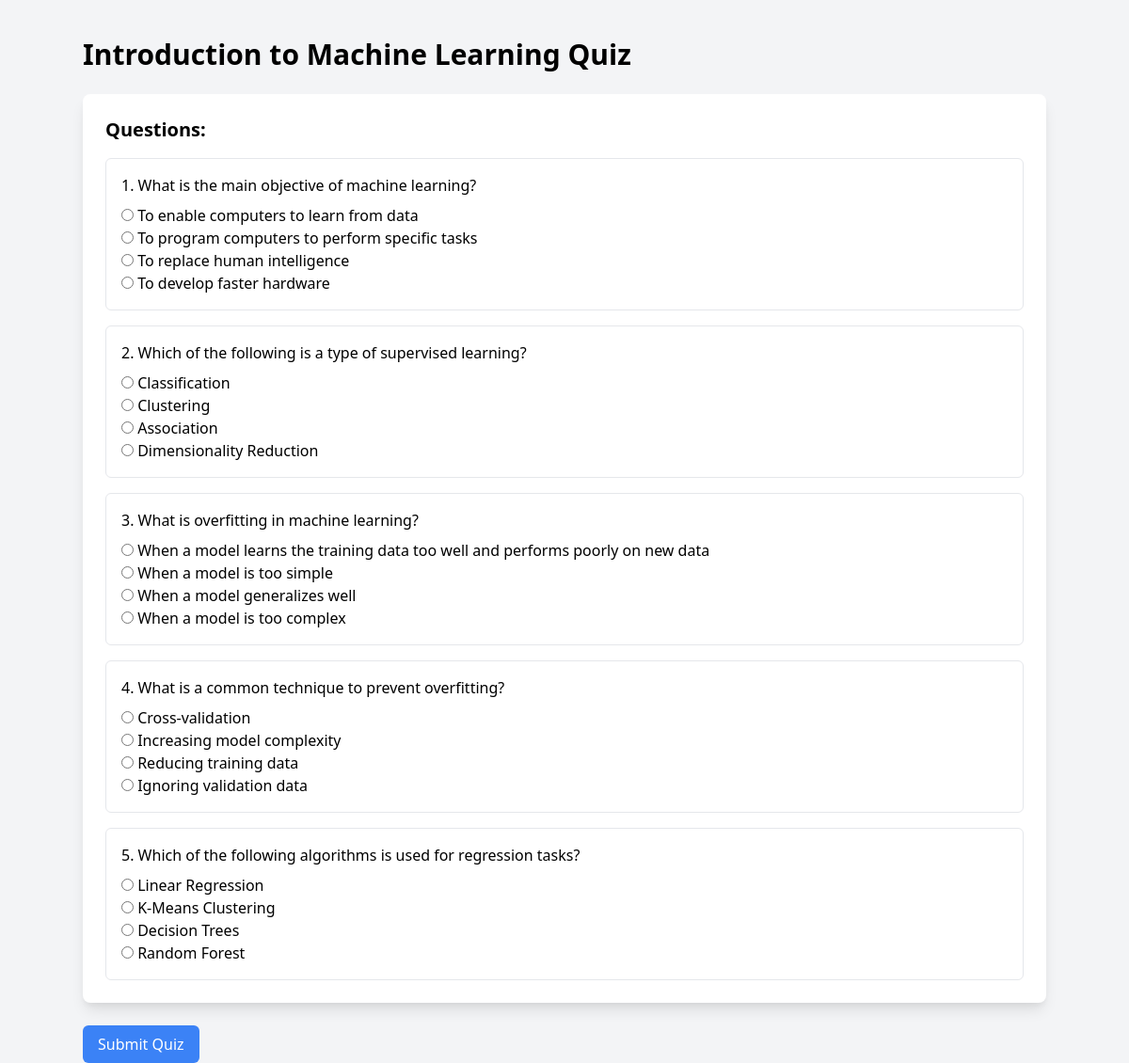
The page /quiz/20/ (signed in) on the database its author committed.
### apps/models.py (models this page shows, shortened)
class Quiz(models.Model):
    title = models.CharField(max_length=200)
    course = models.ForeignKey(
        Course, on_delete=models.CASCADE, null=True, blank=True)
    is_premium = models.BooleanField(default=False)

class Question(models.Model):
    quiz = models.ForeignKey(
        Quiz, on_delete=models.CASCADE, related_name='questions')
    text = models.TextField()

class Answer(models.Model):
    question = models.ForeignKey(
        Question, on_delete=models.CASCADE, related_name='answers')
    text = models.CharField(max_length=200)
    is_correct = models.BooleanField(default=False)

### apps/views.py (the view, shortened to what this page needs)
# urls.py: path('quiz/<int:quiz_id>/', views.quiz_view, name='quiz'),
@login_required
def quiz_view(request, quiz_id):
    quiz = get_object_or_404(Quiz, id=quiz_id)
    questions = quiz.questions.prefetch_related('answers')
    return render(request, 'quiz.html', {'quiz': quiz, 'questions': questions})

### apps/templates/quiz.html (shortened to what this page needs)
{%block content %}
<!DOCTYPE html>
<html lang="en">
<head>
    <link href="https://cdn.jsdelivr.net/npm/tailwindcss@2.2.19/dist/tailwind.min.css" rel="stylesheet">
</head>
<body class="bg-gray-100">
    <div class="container mx-auto mt-10">
        <h1 class="text-3xl font-bold mb-6">{{ quiz.title }}</h1>
        <form method="POST" action="">
            <div class="bg-white p-6 rounded-lg shadow-lg">
                <h2 class="text-xl font-semibold mb-4">Questions:</h2>
                <ul class="space-y-4">
                    {% for question in questions %}
                        <li class="p-4 border border-gray-200 rounded-md">
                            <p class="font-medium">{{ forloop.counter }}. {{ question.text }}</p>
                            <div class="mt-2">
                                {% for answer in question.answers.all %}
                                    <label class="block">
                                        <input type="radio" name="{{ question.id }}" value="{{ answer.id }}">
                                        {{ answer.text }}
                                    </label>
                                {% endfor %}
                            </div>
                        </li>
                    {% empty %}
                        <li class="text-gray-500">No questions available for this quiz.</li>
                    {% endfor %}
                </ul>
            </div>
            <div class="mt-6">
                <button type="submit" class="bg-blue-500 text-white px-4 py-2 rounded-md hover:bg-blue-600">
                    Submit Quiz
                </button>
            </div>
        </form>
    </div>
</body>
</html>
{% endblock content %}

### rows shown on the page
Quiz: title "Introduction to Machine Learning Quiz"
Question: text "What is the main objective of machine learning?"
Answer: text "To enable computers to learn from data"
Answer: text "To program computers to perform specific tasks"
Answer: text "To replace human intelligence"
Answer: text "To develop faster hardware"
Question: text "Which of the following is a type of supervised learning?"
Answer: text "Classification"
Answer: text "Clustering"
Answer: text "Association"
Answer: text "Dimensionality Reduction"
Question: text "What is overfitting in machine learning?"
Answer: text "When a model learns the training data too well and performs poorly on new data"
Answer: text "When a model is too simple"
Answer: text "When a model generalizes well"
Answer: text "When a model is too complex"
Question: text "What is a common technique to prevent overfitting?"
Answer: text "Cross-validation"
Answer: text "Increasing model complexity"
Answer: text "Reducing training data"
Answer: text "Ignoring validation data"
Question: text "Which of the following algorithms is used for regression tasks?"
Answer: text "Linear Regression"
Answer: text "K-Means Clustering"
Answer: text "Decision Trees"
Answer: text "Random Forest"
